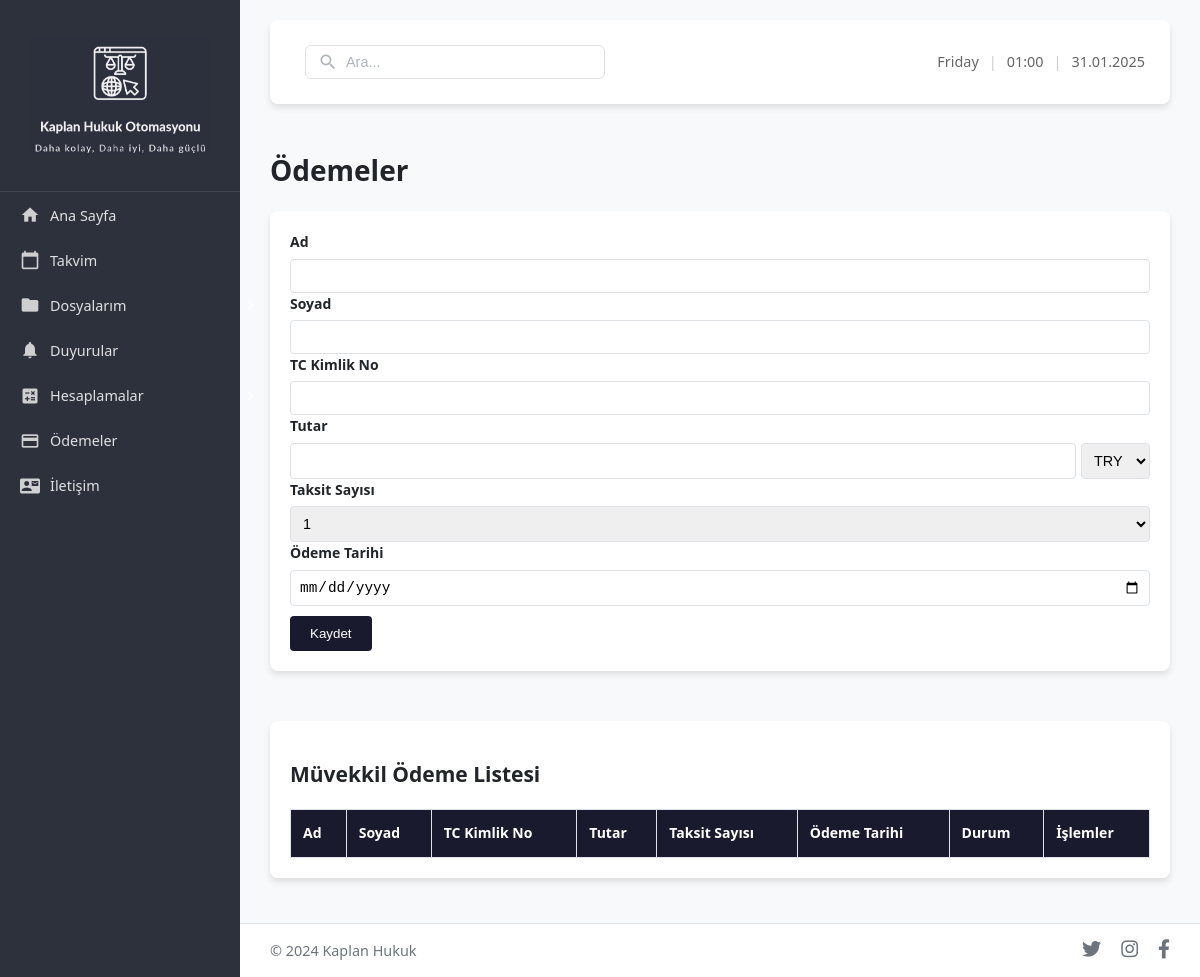
Page /odemeler on the earlier database version.
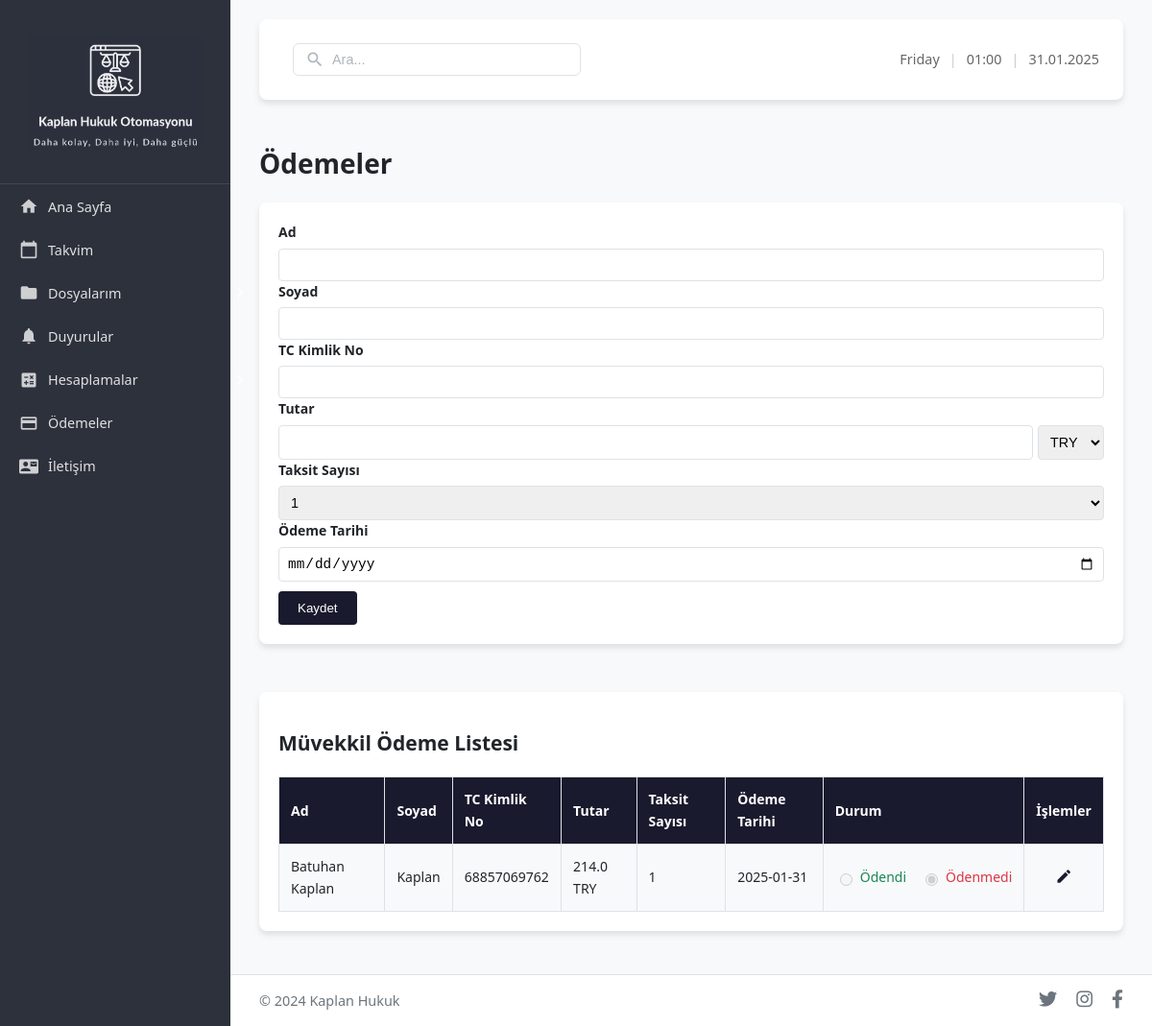
Same page on the later database version.
### app.py (models this page shows)
class Client(db.Model):
    id = db.Column(db.Integer, primary_key=True)
    name = db.Column(db.String(100), nullable=False)
    surname = db.Column(db.String(100), nullable=False)
    tc = db.Column(db.String(11), nullable=False)
    amount = db.Column(db.Float, nullable=False)
    currency = db.Column(db.String(3), nullable=False)
    installments = db.Column(db.Integer, nullable=False)
    date = db.Column(db.String(10), nullable=False)
    payments = db.relationship('Payment', backref='client', lazy=True)
    status = db.Column(db.String(10), nullable=False, default='Ödenmedi')

### app.py (the view, shortened to what this page needs)
@app.route('/odemeler', methods=['GET', 'POST'])
def odemeler():
    clients = Client.query.all()
    return render_template('odemeler.html', clients=clients)

### app.py (called while the page is built)
@app.context_processor
def inject_datetime():
    try:
        now = datetime.now()
        current_time = {
            'weekday': now.strftime('%A'),  # Gün adı
            'time': now.strftime('%H:%M'),  # Saat
            'date': now.strftime('%d.%m.%Y')  # Tarih
        }
    except Exception:
        current_time = {
            'weekday': '',
            'time': '',
            'date': ''
        }
    return dict(current_time=current_time)

### templates/odemeler.html (shortened to what this page needs)
{% extends "layout.html" %}
{% block content %}
    <div class="header-left">
        <h1>Ödemeler</h1>
    </div>
    <div class="form-container">
        <form method="POST">
            <div class="input-group">
                <label for="name">Ad</label>
                <input type="text" id="name" name="name" required>
            </div>
            <div class="input-group">
                <label for="surname">Soyad</label>
                <input type="text" id="surname" name="surname" required>
            </div>
            <div class="input-group">
                <label for="tc">TC Kimlik No</label>
                <input type="text" id="tc" name="tc" required>
            </div>
            <div class="input-group">
                <label for="amount">Tutar</label>
                <div style="display: flex; gap: 5px;">
                    <input type="number" id="amount" name="amount" required style="flex: 1;">
                    <select id="currency" name="currency" required>
                        <option value="TRY">TRY</option>
                    </select>
                </div>
            </div>
            <div class="input-group">
                <label for="installments">Taksit Sayısı</label>
                <select id="installments" name="installments" required>
                    {% for i in range(1, 13) %}
                        <option value="{{ i }}">{{ i }}</option>
                    {% endfor %}
                </select>
            </div>
            <div class="input-group">
                <label for="date">Ödeme Tarihi</label>
                <input type="date" id="date" name="date" required>
            </div>
            <button type="submit">Kaydet</button>
        </form>
    </div>
    <div class="table-container">
        <h2>Müvekkil Ödeme Listesi</h2>
        <table class="data-table">
            <thead>
                <tr>
                    <th>Ad</th>
                    <th>Soyad</th>
                    <th>TC Kimlik No</th>
                    <th>Tutar</th>
                    <th>Taksit Sayısı</th>
                    <th>Ödeme Tarihi</th>
                    <th>Durum</th>
                    <th>İşlemler</th>
                </tr>
            </thead>
            <tbody>
                {% for client in clients %}
                <tr>
                    <td contenteditable="false">{{ client.name }}</td>
                    <td contenteditable="false">{{ client.surname }}</td>
                    <td contenteditable="false">{{ client.tc }}</td>
                    <td contenteditable="false">{{ client.amount }} {{ client.currency }}</td>
                    <td contenteditable="false">{{ client.installments }}</td>
                    <td contenteditable="false">{{ client.date }}</td>
                    <td>
                        <div class="status-container">
                            <label class="status-paid">
                                <input type="radio" name="status-{{ client.id }}" value="Ödendi" {% if client.status == 'Ödendi' %}checked{% endif %} disabled>
                                Ödendi
                            </label>
                            <label class="status-unpaid">
                                <input type="radio" name="status-{{ client.id }}" value="Ödenmedi" {% if client.status == 'Ödenmedi' %}checked{% endif %} disabled>
                                Ödenmedi
                            </label>
                        </div>
                    </td>
                    <td>
                        <div class="action-buttons">
                            <button class="edit-btn" onclick="editRow(this)">
                                <i class="material-icons">edit</i>
                            </button>
                        </div>
                    </td>
                </tr>
                {% endfor %}
            </tbody>
        </table>
    </div>
{% endblock %}

### templates/layout.html (shortened to what this page needs)
<!DOCTYPE html>
<html lang="tr">
<head>
    <link rel="stylesheet" href="{{ url_for('static', filename='style.css') }}">
    <link href="https://cdnjs.cloudflare.com/ajax/libs/font-awesome/6.0.0/css/all.min.css" rel="stylesheet">
    <link rel="stylesheet" href="https://cdn.jsdelivr.net/npm/universalviewer@4.0.0/dist/uv.css">
</head>
<body>
    <div class="container">
        <nav class="sidebar">
            <div class="logo">
                <img src="{{ url_for('static', filename='images/logo.png') }}" alt="Kaplan Hukuk">
            </div>
            <ul class="nav-links">
                <li><a href="{{ url_for('anasayfa') }}"><i class="material-icons">home</i>Ana Sayfa</a></li>
                <li><a href="{{ url_for('takvim') }}"><i class="material-icons">calendar_today</i>Takvim</a></li>
                <li class="has-submenu">
                    <a href="#" class="menu-trigger">
                        <div class="menu-left">
                            <i class="material-icons">folder</i>
                            <span>Dosyalarım</span>
                        </div>
                        <i class="material-icons menu-arrow">chevron_right</i>
                    </a>
                </li>
                <li><a href="{{ url_for('duyurular') }}"><i class="material-icons">notifications</i>Duyurular</a></li>
                <li class="has-submenu">
                    <a href="#" class="menu-trigger">
                        <div class="menu-left">
                            <i class="material-icons">calculate</i>
                            <span>Hesaplamalar</span>
                        </div>
                        <i class="material-icons menu-arrow">chevron_right</i>
                    </a>
                </li>
                <li><a href="{{ url_for('odemeler') }}"><i class="material-icons">payment</i>Ödemeler</a></li>
                <li><a href="{{ url_for('iletisim') }}"><i class="material-icons">contact_mail</i>İletişim</a></li>
            </ul>
        </nav>
        <div class="main-wrapper">
            <main class="content">
                <header>
                    <div class="search-container">
                        <div class="search-wrapper">
                            <div class="search-box">
                                <i class="material-icons">search</i>
                                <input type="text" placeholder="Ara...">
                            </div>
                        </div>
                    </div>
                    <div class="header-right">
                        <div class="datetime-container">
                            <span class="datetime-text">{{ current_time.weekday }}</span>
                            <span class="separator">|</span>
                            <span class="datetime-text">{{ current_time.time }}</span>
                            <span class="separator">|</span>
                            <span class="datetime-text">{{ current_time.date }}</span>
                        </div>
                    </div>
                </header>
                {% block content %}{% endblock %}
            </main>
            <footer class="site-footer">
                <div class="footer-content">
                    <span>© 2024 Kaplan Hukuk</span>
                    <div class="social-links">
                        <a href="#"><i class="fab fa-twitter"></i></a>
                        <a href="#"><i class="fab fa-instagram"></i></a>
                        <a href="#"><i class="fab fa-facebook-f"></i></a>
                    </div>
                </div>
            </footer>
        </div>
    </div>
</body>
</html>

### templates/layout.html (style rules this page uses)
.search-container { position: relative; width: 300px; }
.search-wrapper { width: 100%; }
.sidebar { width: 240px; min-width: 240px; }
.logo img { max-width: 180px; padding: 15px; }
.nav-links a { padding: 12px 15px; }
.nav-links i { margin-right: 10px; }
.search-box { display: flex; align-items: center; background: white; border-radius: 6px; padding: 0 12px; border: 1px solid #dee2e6; max-width: 300px; transition: all 0.2s ease; }
.search-box i { color: #adb5bd; font-size: 20px; margin-right: 8px; }
.search-box input { border: none; outline: none; padding: 8px 0; width: 100%; font-size: 0.9rem; color: #495057; background: transparent; }
.search-box input::placeholder { color: #adb5bd; }
.nav-links { list-style: none; padding: 0; margin: 0; }
.nav-links li { margin: 2px 0; }
.nav-links a { display: flex; align-items: center; padding: 10px 15px; color: #2c3e50; text-decoration: none; transition: background 0.3s; }
.has-submenu { position: relative; }
.menu-trigger { display: flex; justify-content: space-between; align-items: center; width: 100%; padding: 10px 15px; color: #2c3e50; text-decoration: none; cursor: pointer; background: transparent; }
.menu-left { display: flex; align-items: center; }
.menu-left i { margin-right: 10px; }
.menu-arrow { font-size: 20px !important; margin-left: auto !important; margin-right: 0 !important; transition: transform 0.3s; }

### templates/odemeler.html (style rules this page uses)
.status-container { display: flex; align-items: center; gap: 10px; }
.status-container label { display: flex; align-items: center; gap: 5px; }
.status-container .status-paid { color: var(--success-color); }
.status-container .status-unpaid { color: var(--danger-color); }

Differences in the rows shown:
added Client: name "Batuhan Kaplan", surname "Kaplan", tc "68857069762", amount "214.0", currency "TRY", installments "1", date "2025-01-31", status "☐ Ödendi", status "☑ Ödenmedi"
